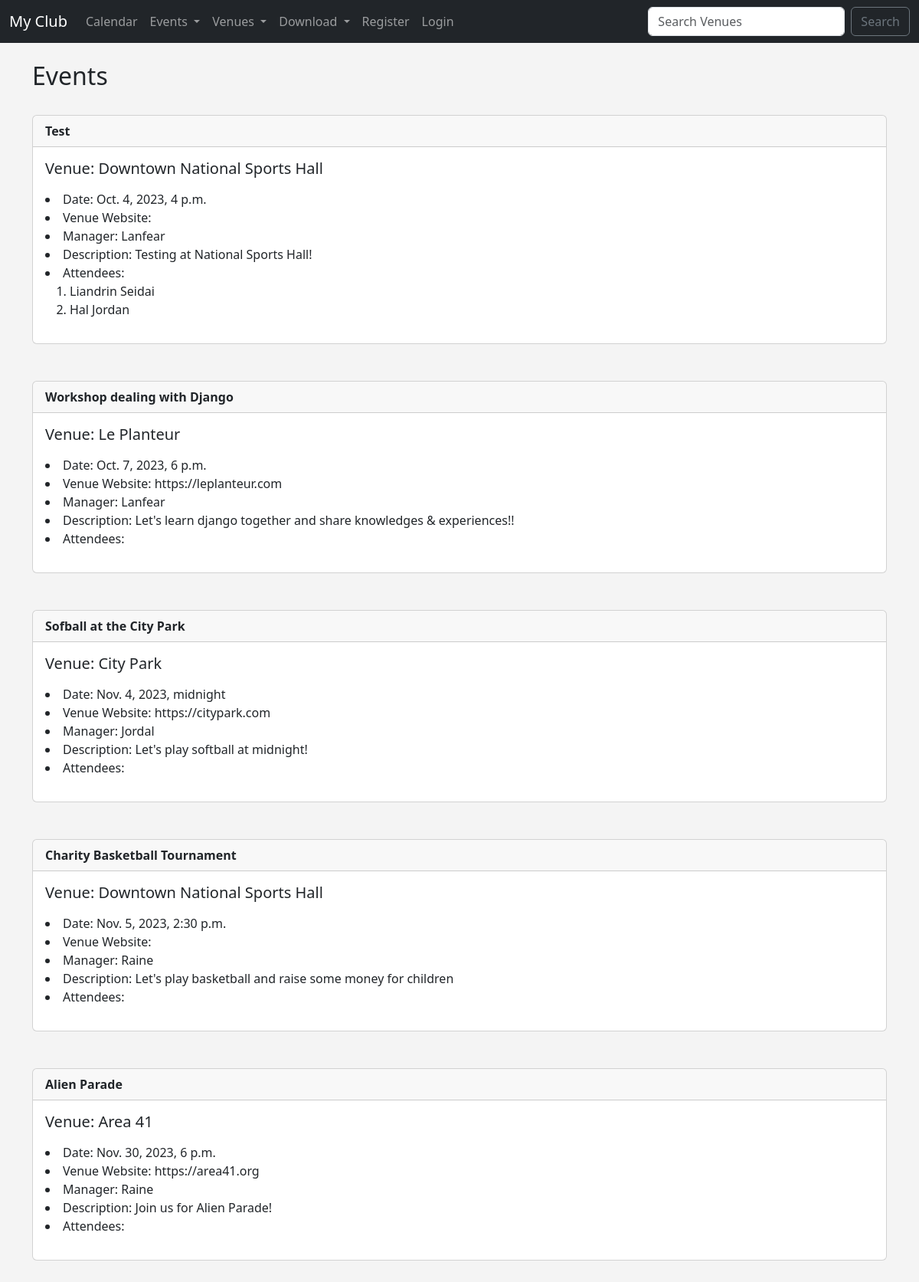
Before: /events with the older database file.
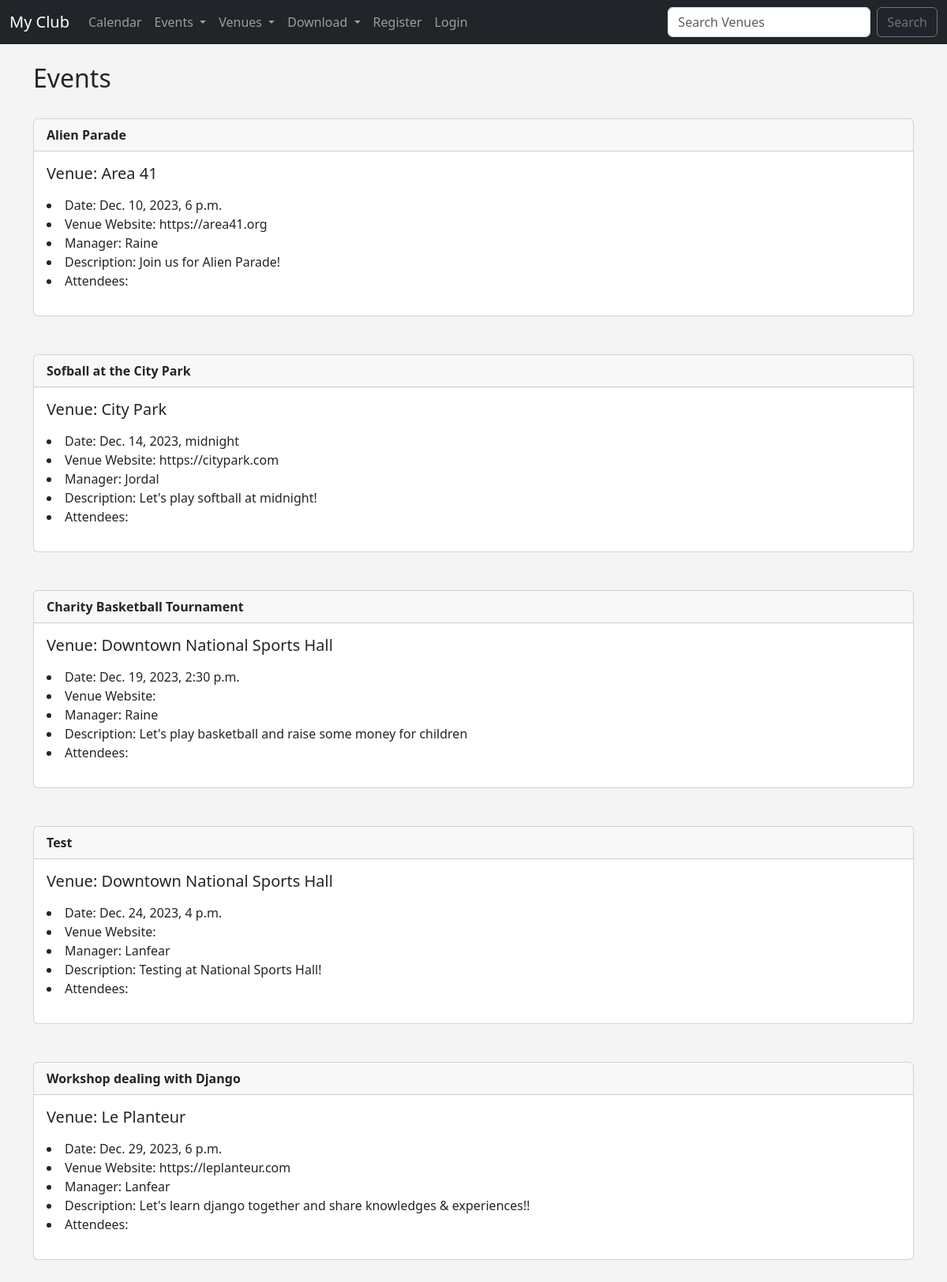
After: the same page with the newer database file.
### events/models.py (models this page shows, shortened)
class Event(models.Model):
	name = models.CharField('Event Name', max_length = 120)
	event_date = models.DateTimeField('Event Date')
	venue = models.ForeignKey(Venue, blank = True , null = True, on_delete = models.CASCADE)
	manager = models.ForeignKey(User, blank = True, null = True, on_delete = models.SET_NULL)
	description = models.TextField(blank = True)
	attendees = models.ManyToManyField(MyClubUser, blank = True)
	approved = models.BooleanField('Approved', default = False)
	def __str__(self):
		return self.name

class Venue(models.Model):
	name = models.CharField('Venue Name', max_length = 120)
	address = models.CharField(max_length = 300)
	zip_code = models.CharField('Zip Code',max_length = 15)
	phone = models.CharField('Contact Phone',max_length = 15, blank = True)
	web = models.URLField('Website Address', blank = True)
	email_address = models.EmailField('Email Address', blank = True)
	owner = models.IntegerField("Venue Owner", blank = False, default = 1)
	venue_image = models.ImageField(null = True, blank = True, upload_to="images/")
	def __str__ (self):
		return self.name

class MyClubUser(models.Model):
	first_name = models.CharField(max_length = 30)
	last_name = models.CharField(max_length = 30)
	email = models.EmailField('User Email')
	def __str__ (self):
		return self.first_name + ' ' + self.last_name

### events/views.py (the view)
# urls.py: path('events',views.all_events, name="list-events"),
def all_events(request):
	event_list = Event.objects.all().order_by('event_date')
	return render(request, 'events/event_list.html',
		{'event_list':event_list})

### events/templates/events/event_list.html (shortened to what this page needs)
{% extends 'events/base.html' %}
{% block content %}
	<h2>Events</h2><br/>
	{% for event in event_list %}
		<div class="card">
		  <div class="card-header">
		    <strong>{{ event }}</strong>
		  </div>
		  <div class="card-body">
		    <h5 class="card-title">Venue: {{ event.venue }}</h5>
		    <p class="card-text">
					<li>Date: {{ event.event_date }}</li>
					<li>Venue Website: {{ event.venue.web }}</li>
					<li>Manager: {{ event.manager }}</li>
					<li>Description: {{ event.description }}</li>
					<li>Attendees:
						<ol>
							{% for user in event.attendees.all%}
								<li>{{ user }}</li>
							{% endfor %}
						</ol>
					</li>
		    </p>
		  </div>
		</div>
		<br/><br/>
	{% endfor %}
{% endblock %}

### events/templates/events/base.html (shortened to what this page needs)
<!doctype html>
<html lang="en">
  <head>
    <link href="https://cdn.jsdelivr.net/npm/bootstrap@5.3.2/dist/css/bootstrap.min.css" rel="stylesheet">
  </head>
  <body>
  	{% include 'events/navbar.html' %}
  	<br/>
    <div class="container">
      {% block content %}
      {% endblock %}
    </div>
  </body>
</html>

### events/templates/events/navbar.html (shortened to what this page needs)
<nav class="navbar navbar-expand-lg bg-dark navbar-dark">
  <div class="container-fluid">
    <a class="navbar-brand" href="{% url 'home' %}">My Club</a>
    <div class="collapse navbar-collapse" id="navbarSupportedContent">
      <ul class="navbar-nav me-auto mb-2 mb-lg-0">
        <li class="nav-item">
          <a class="nav-link" href="{% url 'home' '2023' 'December' %}">Calendar</a>
        </li>
        <li class="nav-item dropdown">
          <a class="nav-link dropdown-toggle" href="#" role="button" data-bs-toggle="dropdown" aria-expanded="false">
            Events
          </a>
        </li>
        <li class="nav-item dropdown">
          <a class="nav-link dropdown-toggle" href="#" role="button" data-bs-toggle="dropdown" aria-expanded="false">
            Venues
          </a>
        </li>
        <li class="nav-item dropdown">
          <a class="nav-link dropdown-toggle" href="#" role="button" data-bs-toggle="dropdown" aria-expanded="false">
            Download
          </a>
        </li>
        {% if user.is_authenticated %}
          {% if user.is_superuser %}
            <li class="nav-item">
            <a class="nav-link" href="{% url 'admin_approval' %}">Admin Approval</a>
          </li>
          {% endif %}
          <li class="nav-item">
            <a class="nav-link" href="{% url 'logout' %}">Logout</a>
          </li>
        {%else%}
          <li class="nav-item">
            <a class="nav-link" href="{% url 'register-user' %}">Register</a>
          </li>
          <li class="nav-item">
            <a class="nav-link" href="{% url 'login' %}">Login</a>
          </li>
        {% endif%}
      </ul>
      <form method="post" action="{% url 'search-venues' %}" class="d-flex" role="search">
        <input class="form-control me-2" type="search" placeholder="Search Venues" name="searched" aria-label="Search">
        <button class="btn btn-outline-secondary" type="submit">Search</button>
      </form>
    </div>
  </div>
</nav>

### events/templates/events/base.html (style rules this page uses)
body { background-color: #f4f4f4; }

Changed rows visible on the page:
changed Event "Alien Parade": event_date "Nov. 30, 2023, 6 p.m." → "Dec. 10, 2023, 6 p.m."; moves up the list
changed Event "Sofball at the City Park": event_date "Nov. 4, 2023, midnight" → "Dec. 14, 2023, midnight"; moves up the list
changed Event "Charity Basketball Tournament": event_date "Nov. 5, 2023, 2:30 p.m." → "Dec. 19, 2023, 2:30 p.m."; moves up the list
changed Event "Test": loses MyClubUser (first_name+last_name "Liandrin Seidai"); loses MyClubUser (first_name+last_name "Hal Jordan"); event_date "Oct. 4, 2023, 4 p.m." → "Dec. 24, 2023, 4 p.m."
changed Event "Workshop dealing with Django": event_date "Oct. 7, 2023, 6 p.m." → "Dec. 29, 2023, 6 p.m."
